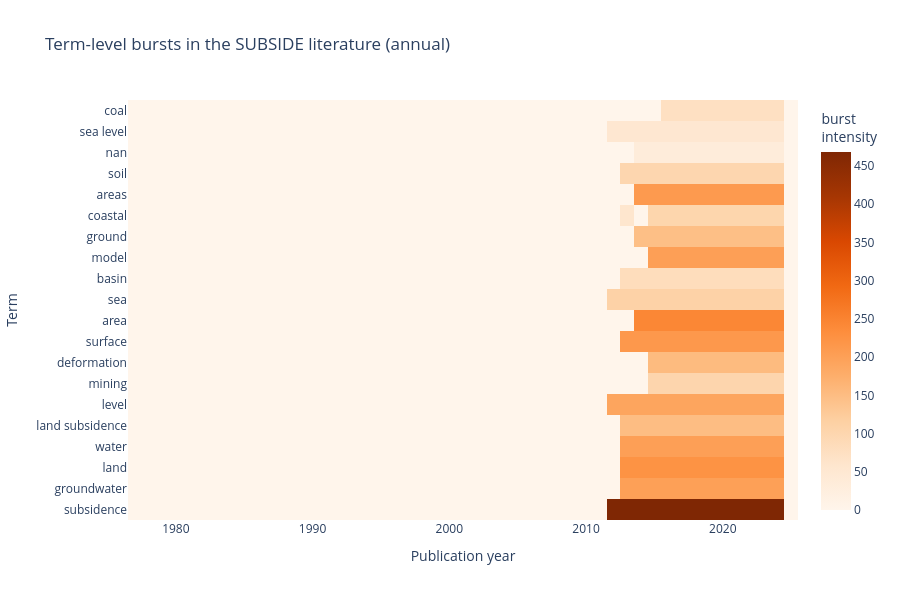

Notebook code for this chart:
### Markdown cell above
### 8.2 Term-level burst heatmap

Pick the N most distinctive terms in the corpus (by TF-IDF over `text_content`, weighted by year coverage), compute per-year occurrence counts for each, and run the burst detector. The heatmap encodes burst intensity; cells outside any burst window are zero.

### Code cell
N_BURST_TERMS = 20

def doc_year_series(df_local):
    """Return only rows that have a parseable year, with year as int."""
    sub = df_local[df_local["year"].notna()].copy()
    sub["year"] = sub["year"].astype(int)
    return sub


def term_year_counts(docs, term):
    """Count of docs (per year) whose text_content contains `term` as a word."""
    pat = re.compile(rf"\b{re.escape(term.lower())}\b")
    mask = docs["text_content"].str.lower().apply(lambda t: bool(pat.search(t)))
    return docs.loc[mask].groupby("year").size().to_dict()


def top_corpus_terms(docs, stopwords, n=N_BURST_TERMS):
    vec = TfidfVectorizer(
        max_features=3000, stop_words=list(stopwords),
        ngram_range=(1, 2), min_df=5,
    )
    X = vec.fit_transform(docs["text_content"].tolist())
    means = np.asarray(X.mean(axis=0)).ravel()
    vocab = np.array(vec.get_feature_names_out())
    # Filter out terms that are basically year strings or single chars
    keep = [(t, m) for t, m in zip(vocab, means) if not t.isdigit() and len(t) > 2]
    keep.sort(key=lambda x: -x[1])
    return [t for t, _ in keep[:n]]


docs_year = doc_year_series(df)
if len(docs_year):
    year_min = int(docs_year["year"].min())
    year_max = int(docs_year["year"].max())
    years_axis = list(range(year_min, year_max + 1))

    burst_terms = top_corpus_terms(docs_year, ALL_STOPWORDS, n=N_BURST_TERMS)
    print(f"  Window: {year_min}–{year_max} ({len(years_axis)} years)")
    print(f"  Top {len(burst_terms)} distinctive terms identified")

    matrix = np.zeros((len(burst_terms), len(years_axis)))
    for ti, term in enumerate(burst_terms):
        yc = term_year_counts(docs_year, term)
        bursts = kleinberg_bursts_annual(yc)
        for b_start, b_end, intensity in bursts:
            for y in range(b_start, b_end + 1):
                if year_min <= y <= year_max:
                    j = y - year_min
                    matrix[ti, j] = max(matrix[ti, j], intensity)

    fig_term_burst = go.Figure(go.Heatmap(
        z=matrix, x=years_axis, y=burst_terms,
        colorscale="Oranges",
        colorbar=dict(title="burst<br>intensity"),
        hovertemplate="Year %{x}<br>Term: %{y}<br>Intensity: %{z:.2f}<extra></extra>",
    ))
    fig_term_burst.update_layout(
        title="Term-level bursts in the SUBSIDE literature (annual)",
        xaxis_title="Publication year",
        yaxis_title="Term",
        height=600, plot_bgcolor="white",
    )
    fig_term_burst.write_html(str(OUTPUT_DIR / "burst_terms.html"),
                              include_plotlyjs="cdn")
    fig_term_burst.show()
    print(f"✓ Saved: {OUTPUT_DIR / 'burst_terms.html'}")
else:
    print("(no entries with valid year — skipping term burst heatmap)")

### Figure 1 — Plotly figure (JSON) as saved in the notebook; plotly's stock layout.template omitted (floating-point values rounded to 4 significant figures; data arrays with more than 128 entries replaced by an {"elided": "..."} marker saying what was removed)
{"data": [{"colorbar": {"title": {"text": "burst<br>intensity"}}, "colorscale": [[0, "rgb(255,245,235)"], [0.125, "rgb(254,230,206)"], [0.25, "rgb(253,208,162)"], [0.375, "rgb(253,174,107)"], [0.5, "rgb(253,141,60)"], [0.625, "rgb(241,105,19)"], [0.75, "rgb(217,72,1)"], [0.875, "rgb(166,54,3)"], [1, "rgb(127,39,4)"]], "hovertemplate": "Year %{x}<br>Term: %{y}<br>Intensity: %{z:.2f}<extra></extra>", "type": "heatmap", "x": [1977, 1978, 1979, 1980, 1981, 1982, 1983, 1984, 1985, 1986, 1987, 1988, 1989, 1990, 1991, 1992, 1993, 1994, 1995, 1996, 1997, 1998, 1999, 2000, 2001, 2002, 2003, 2004, 2005, 2006, 2007, 2008, 2009, 2010, 2011, 2012, 2013, 2014, 2015, 2016, 2017, 2018, 2019, 2020, 2021, 2022, 2023, 2024, 2025], "y": ["subsidence", "groundwater", "land", "water", "land subsidence", "level", "mining", "deformation", "surface", "area", "sea", "basin", "model", "ground", "coastal", "areas", "soil", "nan", "sea level", "coal"], "z": {"elided": "20x49 float values"}}], "layout": {"height": 600, "plot_bgcolor": "white", "title": {"text": "Term-level bursts in the SUBSIDE literature (annual)"}, "xaxis": {"title": {"text": "Publication year"}}, "yaxis": {"title": {"text": "Term"}}}}
